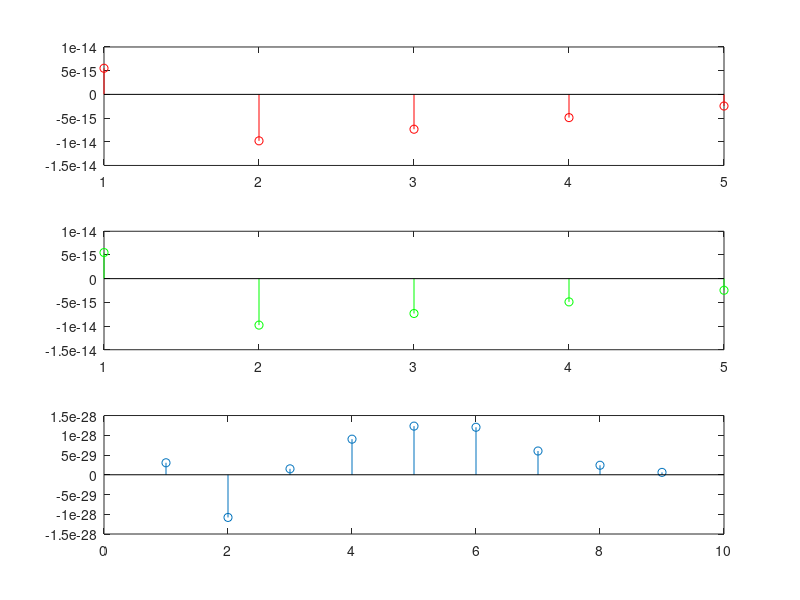

This chart was generated by the following MATLAB code:
L=input('Banyak titik sampel(>=20) : ');
f1=input('Besarnya frekuensi gel 1 adalah Hz : ');
f2=input('Besarnya frekuensi gel 2 adalah Hz : ');
teta1=input('Besarnya fase gel 1 (radian) : ');
teta2=input('Besarnya fase gel 2 (radian) : ');
A1=input('Besarnya ampitudo gel 1:');
A2=input('Besarnya ampitudo gel 2:');
%Sinus pertama
t=1:L;
t=2*t/L;
y1=A1*sin(2*pi*f1*t+teta1*pi);
subplot(311); stem(y1,'-r')

%sinus kedua
t=1:L;
t=2*t/L;
y2=A2*sin(2*pi*f2*t+teta2*pi);
subplot(312); stem(y2,'-g')

subplot(313); stem(conv(y1,y2))
